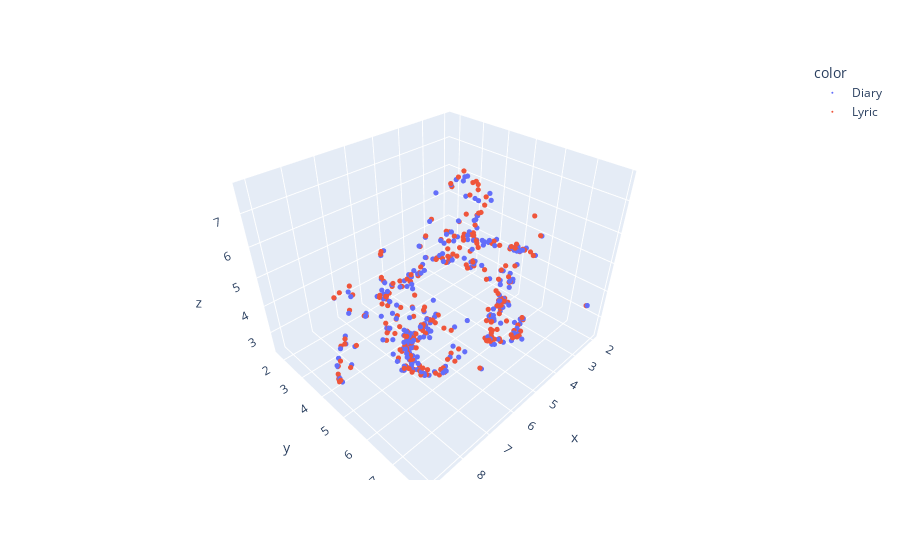

The notebook cell saved with this chart:
### Code cell
import plotly.express as px

data = pd.read_csv("./data/train.csv")

def draw_3D(data, emotion : str):
    emotion_index = data[data["emotion"] == emotion].index
    lyric = cross_vec_lyric[emotion_index]
    diary = cross_vec_diary[emotion_index]
    lyric_diary = np.concat([lyric, diary], axis=0)

    X_umap3 = umap_model.transform(lyric_diary)
    labels = ["Diary"] * len(emotion_index) + ["Lyric"] * len(emotion_index)

    fig = px.scatter_3d(
        x=X_umap3[:,0], 
        y=X_umap3[:,1], 
        z=X_umap3[:,2],
        color=labels
    )

    fig.update_traces(marker=dict(size=1.8))  # 점 크기 조절
    fig.write_html("Cross_3D.html")
    fig.show()
    

draw_3D(data, "분노")

### Figure 1 — Plotly figure (JSON) as saved in the notebook; plotly's stock layout.template omitted (floating-point values rounded to 4 significant figures; data arrays with more than 128 entries replaced by an {"elided": "..."} marker saying what was removed)
{"data": [{"hovertemplate": "color=Diary<br>x=%{x}<br>y=%{y}<br>z=%{z}<extra></extra>", "legendgroup": "Diary", "marker": {"color": "#636efa", "size": 1.8, "symbol": "circle"}, "mode": "markers", "name": "Diary", "scene": "scene", "showlegend": true, "type": "scatter3d", "x": {"elided": "269 float values"}, "y": {"elided": "269 float values"}, "z": {"elided": "269 float values"}}, {"hovertemplate": "color=Lyric<br>x=%{x}<br>y=%{y}<br>z=%{z}<extra></extra>", "legendgroup": "Lyric", "marker": {"color": "#EF553B", "size": 1.8, "symbol": "circle"}, "mode": "markers", "name": "Lyric", "scene": "scene", "showlegend": true, "type": "scatter3d", "x": {"elided": "269 float values"}, "y": {"elided": "269 float values"}, "z": {"elided": "269 float values"}}], "layout": {"legend": {"title": {"text": "color"}, "tracegroupgap": 0}, "margin": {"t": 60}, "scene": {"domain": {"x": [0, 1], "y": [0, 1]}, "xaxis": {"title": {"text": "x"}}, "yaxis": {"title": {"text": "y"}}, "zaxis": {"title": {"text": "z"}}}}}
